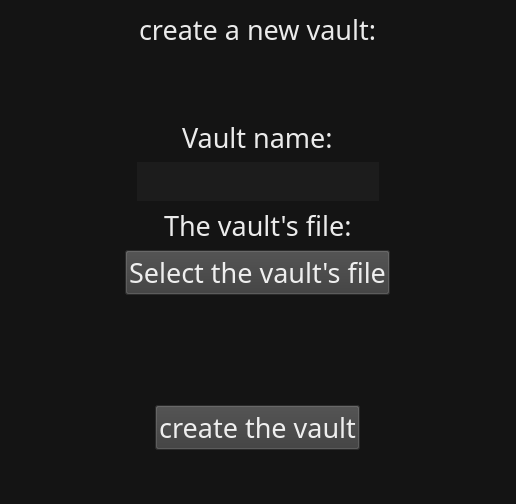
<?xml version="1.0" encoding="UTF-8"?>
<ui version="4.0">
 <class>Raisfeld_security</class>
 <widget class="QWidget" name="Raisfeld_security">
  <property name="geometry">
   <rect>
    <x>0</x>
    <y>0</y>
    <width>516</width>
    <height>504</height>
   </rect>
  </property>
  <property name="windowTitle">
   <string>Raisfeld encrypter</string>
  </property>
  <property name="windowIcon">
   <iconset>
    <normaloff>../raisfeld-encrypter-website/static/icon.ico</normaloff>../raisfeld-encrypter-website/static/icon.ico</iconset>
  </property>
  <property name="styleSheet">
   <string notr="true">#centralwidget {background-color:rgba(20, 20, 20, 250);}
#Form {background-color:rgba(20, 20, 20, 250);}
QWidget{background-color:rgba(20, 20, 20, 250);}

QWidget{
	color:rgba(249, 249, 249, 240);
}

QMenuBar{background-color:rgba(20, 20, 20, 250);}
QMenu{background-color:rgba(20, 20, 20, 250);}
QMenu::item:selected{background-color:rgba(229, 229, 229, 100);}
QMenuBar::item:selected{background-color:rgba(229, 229, 229, 100);}
QListWidget{background-color:rgba(20, 20, 20, 250);}
QSpinBox{background-color:rgba(20, 20, 20, 250);}

QMenu::separator{height:5px; background-color:rgba(191, 191, 191, 100);}

QComboBox {
	color:rgba(193, 193, 193, 250);
	background-color:rgba(29, 29, 29, 250);
	border:none;
}
QComboBox QAbstractItemView{
	color:rgba(193, 193, 193, 250);
	background-color:rgba(29, 29, 29, 250);
	border:none;
}
QLineEdit {
	color:rgba(193, 193, 193, 250);
	background-color:rgba(29, 29, 29, 250);
	border:none;
}
QTextEdit {
	color:rgba(193, 193, 193, 250);
	background-color:rgba(29, 29, 29, 250);
	border:none;
}
QProgressBar {
     border: 0px solid grey;
     border-radius: 0px;
     background-color:rgba(255, 255, 255, 0);
	color:rgba(255, 255, 255, 0);
 }
QProgressBar::chunk
{
background-color: rgb(208, 46, 213);
}
QTableWidget {
    background-color: rgba(29, 29, 29, 250);
    color: rgba(193, 193, 193, 250);
}

QTableWidget::item {
    padding: 4px;
}

QTableWidget::item:selected {
    background-color: rgba(50, 50, 50, 250);
}

QTableWidget::item:focus {
    background-color: rgba(70, 70, 70, 250);
    outline: none;
}

QHeaderView::section {
    background-color: rgba(50, 50, 50, 250);
    color: rgba(193, 193, 193, 250);
    padding: 4px;
    border: none;
}

QHeaderView {
    background-color: rgba(50, 50, 50, 250);
    color: rgba(193, 193, 193, 250);
    padding: 4px;
    border: none;
}

QHeaderView::section:checked {
    background-color: rgba(70, 70, 70, 250);
}
 QTableView QTableCornerButton::section {
    background-color: rgba(50, 50, 50, 250);
 }

QPushButton{background-color:rgba(59, 59, 59, 250);}
QPushButton:hover{background-color:rgba(107, 107, 107, 250);}</string>
  </property>
  <layout class="QVBoxLayout" name="verticalLayout">
   <item alignment="Qt::AlignHCenter">
    <widget class="QLabel" name="label">
     <property name="font">
      <font>
       <family>Secular One</family>
       <pointsize>20</pointsize>
      </font>
     </property>
     <property name="text">
      <string>create a new vault:</string>
     </property>
    </widget>
   </item>
   <item>
    <spacer name="verticalSpacer_2">
     <property name="orientation">
      <enum>Qt::Vertical</enum>
     </property>
     <property name="sizeHint" stdset="0">
      <size>
       <width>20</width>
       <height>40</height>
      </size>
     </property>
    </spacer>
   </item>
   <item alignment="Qt::AlignHCenter">
    <widget class="QLabel" name="label_2">
     <property name="font">
      <font>
       <family>Secular One</family>
       <pointsize>20</pointsize>
      </font>
     </property>
     <property name="text">
      <string>Vault name:</string>
     </property>
    </widget>
   </item>
   <item alignment="Qt::AlignHCenter">
    <widget class="QLineEdit" name="Vault_name">
     <property name="font">
      <font>
       <family>Secular One</family>
       <pointsize>20</pointsize>
      </font>
     </property>
    </widget>
   </item>
   <item alignment="Qt::AlignHCenter|Qt::AlignVCenter">
    <widget class="QLabel" name="label_3">
     <property name="font">
      <font>
       <family>Secular One</family>
       <pointsize>20</pointsize>
      </font>
     </property>
     <property name="text">
      <string>The vault's file:</string>
     </property>
    </widget>
   </item>
   <item alignment="Qt::AlignHCenter">
    <widget class="QPushButton" name="Select_dir">
     <property name="font">
      <font>
       <family>Secular One</family>
       <pointsize>20</pointsize>
      </font>
     </property>
     <property name="cursor">
      <cursorShape>PointingHandCursor</cursorShape>
     </property>
     <property name="text">
      <string>Select the vault's file</string>
     </property>
    </widget>
   </item>
   <item alignment="Qt::AlignTop">
    <widget class="QLabel" name="Vault_dir">
     <property name="font">
      <font>
       <family>Secular One</family>
       <pointsize>18</pointsize>
      </font>
     </property>
     <property name="text">
      <string/>
     </property>
    </widget>
   </item>
   <item>
    <spacer name="verticalSpacer">
     <property name="orientation">
      <enum>Qt::Vertical</enum>
     </property>
     <property name="sizeHint" stdset="0">
      <size>
       <width>20</width>
       <height>40</height>
      </size>
     </property>
    </spacer>
   </item>
   <item alignment="Qt::AlignHCenter">
    <widget class="QPushButton" name="Create_vault">
     <property name="font">
      <font>
       <family>Secular One</family>
       <pointsize>20</pointsize>
      </font>
     </property>
     <property name="cursor">
      <cursorShape>PointingHandCursor</cursorShape>
     </property>
     <property name="text">
      <string>create the vault</string>
     </property>
    </widget>
   </item>
   <item alignment="Qt::AlignVCenter">
    <widget class="QLabel" name="Error">
     <property name="font">
      <font>
       <family>Secular One</family>
       <pointsize>20</pointsize>
      </font>
     </property>
     <property name="text">
      <string/>
     </property>
    </widget>
   </item>
  </layout>
 </widget>
 <resources/>
 <connections/>
</ui>
